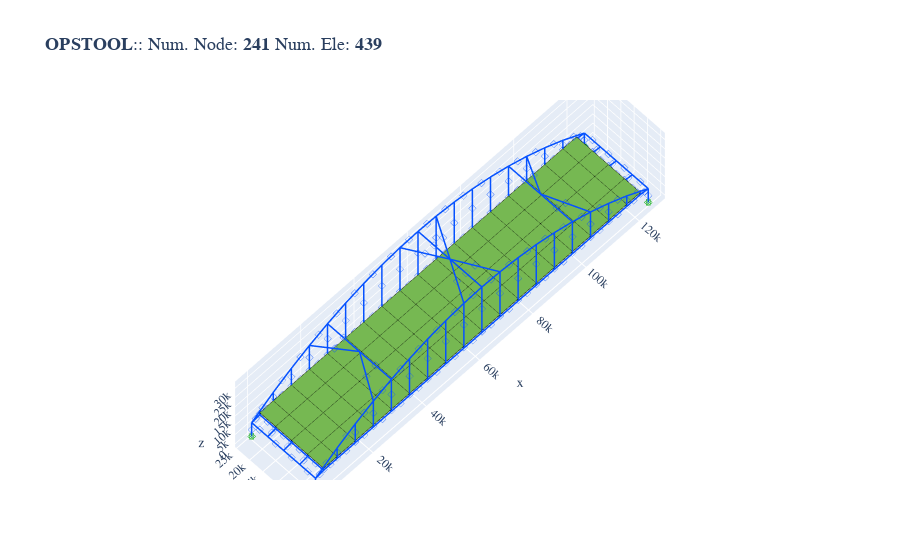

Write notebook code for a chart like this one.
### Code cell
fig = opsvis.plot_model()
fig.show()
# fig.write_html("**.html")

### Figure 1 — Plotly figure (JSON) as saved in the notebook; plotly's stock layout.template omitted (floating-point values rounded to 4 significant figures; data arrays with more than 128 entries replaced by an {"elided": "..."} marker saying what was removed)
{"data": [{"color": "#76b852", "hoverinfo": "skip", "i": {"elided": "144 int values"}, "j": {"elided": "144 int values"}, "k": {"elided": "144 int values"}, "name": "ShellMITC4", "opacity": 1, "type": "mesh3d", "x": {"elided": "288 int values"}, "y": {"elided": "288 int values"}, "z": {"elided": "288 int values"}}, {"connectgaps": false, "hoverinfo": "skip", "line": {"color": "black", "width": 1}, "mode": "lines", "name": "Edge", "type": "scatter3d", "x": {"elided": "432 int values"}, "y": {"elided": "432 int values"}, "z": {"elided": "432 int values"}}, {"connectgaps": false, "hoverinfo": "skip", "line": {"color": "#0652ff", "width": 3}, "mode": "lines", "name": "ElasticBeam3d", "type": "scatter3d", "x": {"elided": "1101 int values"}, "y": {"elided": "1101 int values"}, "z": {"elided": "1101 int values"}}, {"customdata": {"elided": "367 str values"}, "hovertemplate": "%{customdata}", "marker": {"color": "#0652ff", "size": 2, "symbol": "diamond-open"}, "mode": "markers", "name": "ElasticBeam3d", "type": "scatter3d", "x": {"elided": "367 int values"}, "y": {"elided": "367 int values"}, "z": {"elided": "367 float values"}}, {"customdata": ["eleTag: 368<br>connectedNodes:<br> [104 109 108 103]", "eleTag: 369<br>connectedNodes:<br> [103 108 107 102]", "eleTag: 370<br>connectedNodes:<br> [102 107 106 101]", "eleTag: 371<br>connectedNodes:<br> [101 106 105 100]", "eleTag: 372<br>connectedNodes:<br> [109 114 113 108]", "eleTag: 373<br>connectedNodes:<br> [108 113 112 107]", "eleTag: 374<br>connectedNodes:<br> [107 112 111 106]", "eleTag: 375<br>connectedNodes:<br> [106 111 110 105]", "eleTag: 376<br>connectedNodes:<br> [114 119 118 113]", "eleTag: 377<br>connectedNodes:<br> [113 118 117 112]", "eleTag: 378<br>connectedNodes:<br> [112 117 116 111]", "eleTag: 379<br>connectedNodes:<br> [111 116 115 110]", "eleTag: 380<br>connectedNodes:<br> [119 124 123 118]", "eleTag: 381<br>connectedNodes:<br> [118 123 122 117]", "eleTag: 382<br>connectedNodes:<br> [117 122 121 116]", "eleTag: 383<br>connectedNodes:<br> [116 121 120 115]", "eleTag: 384<br>connectedNodes:<br> [124 129 128 123]", "eleTag: 385<br>connectedNodes:<br> [123 128 127 122]", "eleTag: 386<br>connectedNodes:<br> [122 127 126 121]", "eleTag: 387<br>connectedNodes:<br> [121 126 125 120]", "eleTag: 388<br>connectedNodes:<br> [129 134 133 128]", "eleTag: 389<br>connectedNodes:<br> [128 133 132 127]", "eleTag: 390<br>connectedNodes:<br> [127 132 131 126]", "eleTag: 391<br>connectedNodes:<br> [126 131 130 125]", "eleTag: 392<br>connectedNodes:<br> [134 139 138 133]", "eleTag: 393<br>connectedNodes:<br> [133 138 137 132]", "eleTag: 394<br>connectedNodes:<br> [132 137 136 131]", "eleTag: 395<br>connectedNodes:<br> [131 136 135 130]", "eleTag: 396<br>connectedNodes:<br> [139 144 143 138]", "eleTag: 397<br>connectedNodes:<br> [138 143 142 137]", "eleTag: 398<br>connectedNodes:<br> [137 142 141 136]", "eleTag: 399<br>connectedNodes:<br> [136 141 140 135]", "eleTag: 400<br>connectedNodes:<br> [144 149 148 143]", "eleTag: 401<br>connectedNodes:<br> [143 148 147 142]", "eleTag: 402<br>connectedNodes:<br> [142 147 146 141]", "eleTag: 403<br>connectedNodes:<br> [141 146 145 140]", "eleTag: 404<br>connectedNodes:<br> [149 154 153 148]", "eleTag: 405<br>connectedNodes:<br> [148 153 152 147]", "eleTag: 406<br>connectedNodes:<br> [147 152 151 146]", "eleTag: 407<br>connectedNodes:<br> [146 151 150 145]", "eleTag: 408<br>connectedNodes:<br> [154 159 158 153]", "eleTag: 409<br>connectedNodes:<br> [153 158 157 152]", "eleTag: 410<br>connectedNodes:<br> [152 157 156 151]", "eleTag: 411<br>connectedNodes:<br> [151 156 155 150]", "eleTag: 412<br>connectedNodes:<br> [159 164 163 158]", "eleTag: 413<br>connectedNodes:<br> [158 163 162 157]", "eleTag: 414<br>connectedNodes:<br> [157 162 161 156]", "eleTag: 415<br>connectedNodes:<br> [156 161 160 155]", "eleTag: 416<br>connectedNodes:<br> [164 169 168 163]", "eleTag: 417<br>connectedNodes:<br> [163 168 167 162]", "eleTag: 418<br>connectedNodes:<br> [162 167 166 161]", "eleTag: 419<br>connectedNodes:<br> [161 166 165 160]", "eleTag: 420<br>connectedNodes:<br> [169 174 173 168]", "eleTag: 421<br>connectedNodes:<br> [168 173 172 167]", "eleTag: 422<br>connectedNodes:<br> [167 172 171 166]", "eleTag: 423<br>connectedNodes:<br> [166 171 170 165]", "eleTag: 424<br>connectedNodes:<br> [174 179 178 173]", "eleTag: 425<br>connectedNodes:<br> [173 178 177 172]", "eleTag: 426<br>connectedNodes:<br> [172 177 176 171]", "eleTag: 427<br>connectedNodes:<br> [171 176 175 170]", "eleTag: 428<br>connectedNodes:<br> [179 184 183 178]", "eleTag: 429<br>connectedNodes:<br> [178 183 182 177]", "eleTag: 430<br>connectedNodes:<br> [177 182 181 176]", "eleTag: 431<br>connectedNodes:<br> [176 181 180 175]", "eleTag: 432<br>connectedNodes:<br> [184 189 188 183]", "eleTag: 433<br>connectedNodes:<br> [183 188 187 182]", "eleTag: 434<br>connectedNodes:<br> [182 187 186 181]", "eleTag: 435<br>connectedNodes:<br> [181 186 185 180]", "eleTag: 436<br>connectedNodes:<br> [189 190 191 188]", "eleTag: 437<br>connectedNodes:<br> [188 191 192 187]", "eleTag: 438<br>connectedNodes:<br> [187 192 193 186]", "eleTag: 439<br>connectedNodes:<br> [186 193 194 185]"], "hovertemplate": "%{customdata}", "marker": {"color": "#76b852", "size": 2, "symbol": "diamond-open"}, "mode": "markers", "name": "ShellMITC4", "type": "scatter3d", "x": [5550, 5550, 5550, 5550, 11500, 11500, 11500, 11500, 18300, 18300, 18300, 18300, 25100, 25100, 25100, 25100, 31900, 31900, 31900, 31900, 38700, 38700, 38700, 38700, 45500, 45500, 45500, 45500, 52300, 52300, 52300, 52300, 59100, 59100, 59100, 59100, 65900, 65900, 65900, 65900, 72700, 72700, 72700, 72700, 79500, 79500, 79500, 79500, 86300, 86300, 86300, 86300, 93100, 93100, 93100, 93100, 99900, 99900, 99900, 99900, 106700, 106700, 106700, 106700, 113500, 113500, 113500, 113500, 119450, 119450, 119450, 119450], "y": [21000, 15000, 9000, 3000, 21000, 15000, 9000, 3000, 21000, 15000, 9000, 3000, 21000, 15000, 9000, 3000, 21000, 15000, 9000, 3000, 21000, 15000, 9000, 3000, 21000, 15000, 9000, 3000, 21000, 15000, 9000, 3000, 21000, 15000, 9000, 3000, 21000, 15000, 9000, 3000, 21000, 15000, 9000, 3000, 21000, 15000, 9000, 3000, 21000, 15000, 9000, 3000, 21000, 15000, 9000, 3000, 21000, 15000, 9000, 3000, 21000, 15000, 9000, 3000, 21000, 15000, 9000, 3000, 21000, 15000, 9000, 3000], "z": [9050, 9050, 9050, 9050, 9050, 9050, 9050, 9050, 9050, 9050, 9050, 9050, 9050, 9050, 9050, 9050, 9050, 9050, 9050, 9050, 9050, 9050, 9050, 9050, 9050, 9050, 9050, 9050, 9050, 9050, 9050, 9050, 9050, 9050, 9050, 9050, 9050, 9050, 9050, 9050, 9050, 9050, 9050, 9050, 9050, 9050, 9050, 9050, 9050, 9050, 9050, 9050, 9050, 9050, 9050, 9050, 9050, 9050, 9050, 9050, 9050, 9050, 9050, 9050, 9050, 9050, 9050, 9050, 9050, 9050, 9050, 9050]}, {"connectgaps": false, "hoverinfo": "skip", "line": {"color": "#15b01a", "width": 1}, "mode": "lines", "name": "BC", "type": "scatter3d", "x": [0, 0, 0, 0, 0, null, -745, 745, 745, -745, -745, null, -745, 745, 745, -745, -745, null, 125000, 125000, 125000, 125000, 125000, null, 124255, 125745, 125745, 124255, 124255, null, 124255, 125745, 125745, 124255, 124255, null, 0, 0, 0, 0, 0, null, -745, 745, 745, -745, -745, null, -745, 745, 745, -745, -745, null, 125000, 125000, 125000, 125000, 125000, null, 124255, 125745, 125745, 124255, 124255, null, 124255, 125745, 125745, 124255, 124255, null], "y": [-745, 745, 745, -745, -745, null, 0, 0, 0, 0, 0, null, -745, -745, 745, 745, -745, null, -745, 745, 745, -745, -745, null, 0, 0, 0, 0, 0, null, -745, -745, 745, 745, -745, null, 23255, 24745, 24745, 23255, 23255, null, 24000, 24000, 24000, 24000, 24000, null, 23255, 23255, 24745, 24745, 23255, null, 23255, 24745, 24745, 23255, 23255, null, 24000, 24000, 24000, 24000, 24000, null, 23255, 23255, 24745, 24745, 23255, null], "z": [-745, -745, 745, 745, -745, null, -745, -745, 745, 745, -745, null, 0, 0, 0, 0, 0, null, -745, -745, 745, 745, -745, null, -745, -745, 745, 745, -745, null, 0, 0, 0, 0, 0, null, -745, -745, 745, 745, -745, null, -745, -745, 745, 745, -745, null, 0, 0, 0, 0, 0, null, -745, -745, 745, 745, -745, null, -745, -745, 745, 745, -745, null, 0, 0, 0, 0, 0, null]}], "layout": {"autosize": true, "font": {"family": "Arial, sans-serif"}, "scene": {"aspectmode": "data", "camera": {"eye": {"x": -250000, "y": -250000, "z": 625000}, "projection": {"type": "orthographic"}}, "xaxis": {"showgrid": true, "visible": true, "zeroline": true}, "yaxis": {"showgrid": true, "visible": true, "zeroline": true}, "zaxis": {"showgrid": true, "visible": true, "zeroline": true}}, "showlegend": false, "title": {"font": {"family": "courier", "size": 18}, "text": "<b>OPSTOOL</b>:: Num. Node: <b>241</b> Num. Ele: <b>439</b>"}}}
